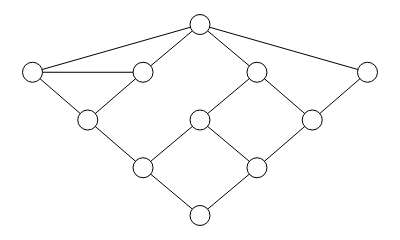

Notebook source saved alongside this figure:
### Markdown cell above
Carregando o primeiro grafo:

### Code cell
g = sn.load_graph('teste.gml', has_pos=True)

sn.show_graph(g)

### Figure 1 — Plotly figure (JSON) as saved in the notebook; plotly's stock layout.template omitted (floating-point values rounded to 4 significant figures)
{"data": [{"hoverinfo": "none", "line": {"color": "rgb(0, 0, 0)", "width": 1}, "mode": "lines", "x": [0.5, 0, null, 0.5, 0.33, null, 0.5, 0.67, null, 0.5, 1, null, 0, 0.33, null, 0, 0.165, null, 0.33, 0.165, null, 0.67, 0.5, null, 0.67, 0.835, null, 1, 0.835, null, 0.165, 0.33, null, 0.5, 0.33, null, 0.5, 0.67, null, 0.835, 0.67, null, 0.33, 0.5, null, 0.67, 0.5, null], "y": [1, 0.75, null, 1, 0.75, null, 1, 0.75, null, 1, 0.75, null, 0.75, 0.75, null, 0.75, 0.5, null, 0.75, 0.5, null, 0.75, 0.5, null, 0.75, 0.5, null, 0.75, 0.5, null, 0.5, 0.25, null, 0.5, 0.25, null, 0.5, 0.25, null, 0.5, 0.25, null, 0.25, 0, null, 0.25, 0, null]}, {"hoverinfo": "none", "marker": {"color": "rgb(255, 255, 255)", "line": {"color": "rgb(0, 0, 0)", "width": 1}, "size": 20}, "mode": "markers+text", "text": [], "textfont": {"color": "rgb(0, 0, 0)"}, "textposition": "middle center", "x": [0.5, 0, 0.33, 0.67, 1, 0.165, 0.5, 0.835, 0.33, 0.67, 0.5], "y": [1, 0.75, 0.75, 0.75, 0.75, 0.5, 0.5, 0.5, 0.25, 0.25, 0]}], "layout": {"height": 225, "margin": {"b": 0, "l": 0, "r": 0, "t": 0}, "showlegend": false, "width": 400, "xaxis": {"showgrid": false, "showticklabels": false, "zeroline": false}, "yaxis": {"showgrid": false, "showticklabels": false, "zeroline": false}}}
